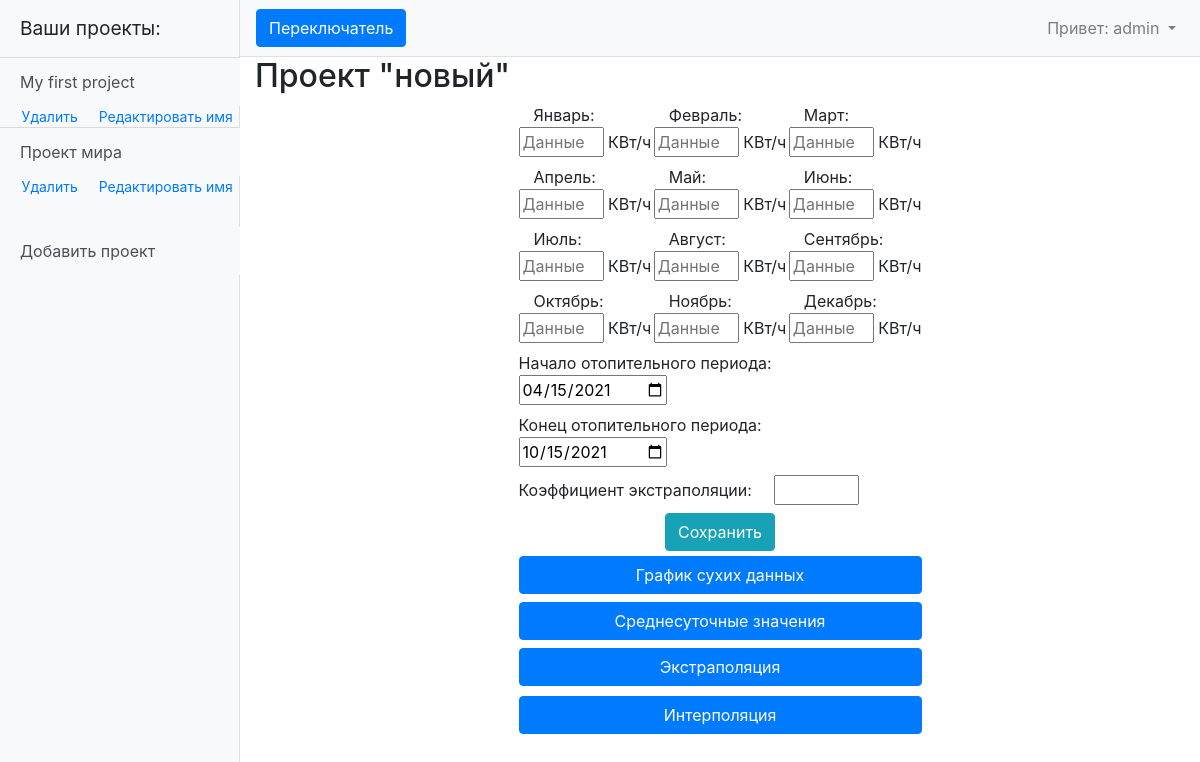
The page /projects/31 (signed in) on the database its author committed.
### myapp/models.py (models this page shows, shortened)
class Data(models.Model):
    month = 'M'
    FIELD = [
        (month, 'ежемесячные данные'),
    ]
    project = models.ForeignKey(Project, on_delete=models.CASCADE)
    project_type = models.CharField(max_length=1, choices=FIELD, default='M')
    data = models.TextField(default='0 0 0 0 0 0 0 0 0 0 0 0')
    begin_heating = models.DateField(default=f'{datetime.now().year - 1}-10-15')
    end_heating = models.DateField(default=f'{datetime.now().year}-04-15')
    coef = models.FloatField(default=1.1)

class Project(models.Model):
    user = models.ForeignKey(User, on_delete=models.CASCADE)
    project_name = models.CharField(max_length=255, unique=True)
    project_date_creation = models.DateTimeField(auto_now_add=True)

### myapp/views.py (the view, shortened to what this page needs)
# urls.py: path('projects/<int:pk>', ProjectData.as_view()),
@method_decorator(login_required, name='dispatch')
class ProjectData(DetailView):
    model = Data
    template_name = 'project_details.html'
    context_object_name = 'single_project'
    def get_context_data(self, **kwargs):
        context = super().get_context_data(**kwargs)
        data = Data.objects.get(id=self.kwargs.get('pk'))
        list_data = list(map(float, data.data.split(' ')))
        months = ['Январь', 'Февраль', 'Март', 'Апрель', 'Май', 'Июнь', 'Июль', 'Август', 'Сентябрь', 'Октябрь', 'Ноябрь', 'Декабрь']
        context['output_data'] = {}
        for number, month in zip(list_data, months):
            context['output_data'][month] = number
        context['coef'] = data.coef
        context['a_project'] = Data.objects.filter(project__user__username=self.request.user)
        context['list_data'] = list_data  # сухие данные
        return context

### templates/project_details.html (shortened to what this page needs)
{% extends 'default.html' %}
{% block content %}
    <h2>Проект "{{ single_project.project.project_name }}"</h2>
    <div class="main-div">
        <form method="POST">
            <div class="input-div">
                {% for month, number in output_data.items %}
                    <label><p class="input-label">{{ month }}:</p>
                        <input required class="data-input" type="number" value="{{ number }}" name="{{ month }}" placeholder="Данные за {{ month }}" min="0" step="0.01"> КВт/ч
                    </label>
                {% endfor %}
                <div class="div-date">
                    <label>Начало отопительного периода:
                        <input required type="date" name="begin_heating" value="{{ single_project.begin_heating|date:'Y-m-d' }}">
                    </label>
                    <label>Конец отопительного периода: &nbsp;
                        <input required type="date" name="end_heating" value="{{ single_project.end_heating|date:'Y-m-d' }}">
                    </label>
                    <label>Коэффициент экстраполяции: &nbsp; &nbsp;
                        <input required class="data-input" type="number" value="{{ coef }}" name="coef" placeholder="" min="1" step="0.001">
                    </label>
                </div>
                <div class="div-data-submit">
                    <input class="btn btn-info" id="btn-save" type="submit" value="Сохранить">
                </div>
                <div class="div-btn-interpol">
                    <input class="btn btn-primary btn-block" type="button" id="btn1" value="График сухих данных">
                    <input class="btn btn-primary btn-block" type="button" id="btn2" value="Среднесуточные значения">
                    <input class="btn btn-primary btn-block" type="button" id="btn3" value="Экстраполяция">
                    <div class="my_dropdown">
                    <input class="btn btn-primary btn-block dropbtn" type="button" id="btn4" value="Интерполяция">
                    </div>
                </div>
            </div>
        </form>
    </div>
{% endblock content%}

### templates/default.html (shortened to what this page needs)
{% load static %}
<!DOCTYPE html>
<html lang="ru">
<head>
    <link href="{% static 'vendor/bootstrap/css/bootstrap.min.css' %}" rel="stylesheet ">
    <link href="{% static 'css/simple-sidebar.css' %}" rel="stylesheet">
    <link href="{% static 'my_style.css' %}" rel="stylesheet">
    <link href="{% static 'style_for_graph' %}" rel="stylesheet">
</head>
<body>
  <div class="d-flex" id="wrapper">
    <div class="bg-light border-right" id="sidebar-wrapper" style="max-width: 240px;">
      <div class="sidebar-heading">Ваши проекты:</div>
      <div class="list-group list-group-flush">
          {% if user.is_authenticated %}
              {% for project in a_project %}
                  <a href="/projects/{{ project.id }}" class="list-group-item list-group-item-action bg-light" style="border-width: 1px 0 0;">{{ project.project.project_name }}</a>
                  <div class="div-del-ed">
                    <a class="" style="margin-left: 0; font-size: 14px" href="/delete/{{ project.project.id }}">Удалить</a>
                    <a class="" style="margin-left: 0; font-size: 14px" href="/create_project/{{ project.project.id }}">Редактировать имя</a>
                  </div>
              {% endfor %}
              <a href="/create_project" class="list-group-item list-group-item-action bg-light" style="margin-top: 30px;">Добавить проект</a>
          {% else %}
              <p class="list-group-item">Здесь будут отображаться ваши проекты </p>
          {% endif %}
      </div>
    </div>
    <div id="page-content-wrapper">
      <nav class="navbar navbar-expand-lg navbar-light bg-light border-bottom">
        <button class="btn btn-primary" id="menu-toggle">Переключатель</button>
        <div class="collapse navbar-collapse" id="navbarSupportedContent">
          <ul class="navbar-nav ml-auto mt-2 mt-lg-0">
            {% if user.is_authenticated %}
              <li class="nav-item dropdown">
                <a class="nav-link dropdown-toggle" href="#" id="navbarDropdown" role="button" data-toggle="dropdown" aria-haspopup="true" aria-expanded="false">
                  <span>Привет: {{ user.username }}</span>
                </a>
              </li>
            {% endif %}
          </ul>
        </div>
      </nav>
      <div class="container-fluid">
        {% block content %}{% endblock content %}
      </div>
    </div>
  </div>
</body>
</html>

### static/css/simple-sidebar.css (style rules this page uses)
#wrapper { overflow-x: hidden; }
#sidebar-wrapper { min-height: 100vh; margin-left: -15rem; -webkit-transition: margin .25s ease-out; -moz-transition: margin .25s ease-out; -o-transition: margin .25s ease-out; transition: margin .25s ease-out; }
#sidebar-wrapper .sidebar-heading { padding: 0.875rem 1.25rem; font-size: 1.2rem; }
#sidebar-wrapper .list-group { width: 15rem; }
#page-content-wrapper { min-width: 100vw; }
@media (min-width: 768px) { #sidebar-wrapper { margin-left: 0; } }
@media (min-width: 768px) { #page-content-wrapper { min-width: 0; width: 100%; } }

### static/my_style.css (style rules this page uses)
.main-div { display: flex; flex-wrap: wrap; justify-content: space-between; }
.div-btn-interpol { margin-top: 5px; display: flex; justify-content: center; flex-wrap: wrap; }
.input-div { display: flex; flex-wrap: wrap; justify-content: space-between; max-width: 403px; }
.input-label { padding-left: 15px; margin: 0; }
.data-input { width: 85px; text-align: center; }
.div-data-submit { display: flex; justify-content: center; width: 100%; }
.div-del-ed { display: flex; justify-content: space-between; width: 88%; margin-left: 9%; }
.div-date { width: 100%; display: flex; flex-wrap: wrap; }
@media (max-width: 1200px) { .main-div { justify-content: center; } }
.my_dropdown { margin-top: 10px; width: 100%; position: relative; display: inline-block; }

### rows shown on the page
Data: project.project_name "My first project"
Data: project.project_name "Проект мира"
Data: project.project_name "новый", begin_heating "04/15/2021", end_heating "10/15/2021"

### other values the page prints
{{ user.username }} "admin"
{{ month }} "Январь" "Февраль" "Март" "Апрель" "Май" "Июнь" "Июль" "Август" "Сентябрь" "Октябрь" "Ноябрь" "Декабрь"
